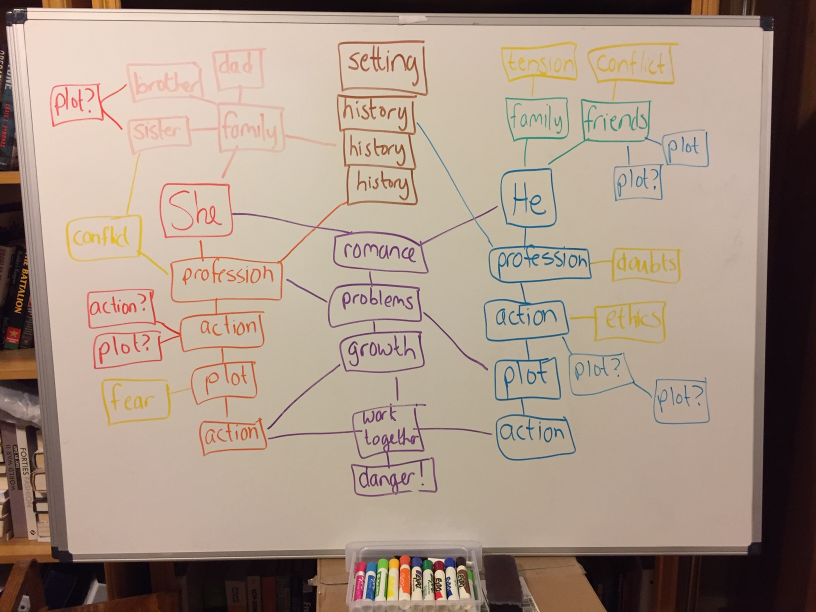
//> input picture whiteboard_recognition/test_2.jpg, 1632 x 1224 px (shown at 1/2 size)
$ ./closing_adaptive   (built with g++ and OpenCV 4)
//> lines starting //> are read from the running program, lines starting //| are printed output that depends on the picture
/*

Title: Algorithm that performs closing until we reach a plateau in our homogenity metric

Explanation:
- We want to perform closing on the image to be able to obtain a smooth surface for the
whiteboard (remove writing etc)
- What we do is performing closing
- Then blurring the closed image, compute the sum of absolute difference between
the closed image and the blurred closed image --> this is our non-homogenity metric
- Continue (increase the kernel of the closing operation)until the (non-homogenity metric at
time t+1)/(non-homogenity metric at time t)>threshold, with threshold being e.g. 0.7
(this will mean that the non-homogenity does not increase that much)

- Note that the non-homogenity metric decreases as the algorithm continue (because the
homogenity increases)

- Note that as a first preprocessing step, we apply median blur to be able to remove the "salt and
pepper noise". We consider writing to be this kind of noise because they are high frequency
and low size in space compared to other object in the image

Assumptions:
- We make the hypothesis that we are close to the whiteboard,
and that it occupies most of the image
- We make the hypothesis as the writing on the whiteboard are
smaller in size in the image frame compared to other object
on the image. So when doing closing they will disappear before the objects


P.S. : DOING IT WITH MEDIAN BLURRING INSTEAD OF CLOSING SEAMS BETTER
P.S.2 : AS A HOMOGENEOUS METRIC, FFT CAN ALSO BE CONSIDERED

*/


#include <opencv2/core.hpp>
#include <opencv2/videoio.hpp>
#include <opencv2/highgui.hpp>
#include <opencv2/imgcodecs.hpp>
#include "opencv2/imgproc.hpp"
#include <cmath>
#include <iostream>
#include <stdio.h>

using namespace cv;
using namespace std;


int main( int argc, char** argv )
{

  //define the matrix we will need
  cv::Mat src, image, sum, squared_diff, image_blurred, absolute_diff, closed_image, closed_image_blurred;

  //read image
  image = imread("../test_2.jpg",IMREAD_COLOR);
//> image is the input picture: 1224 rows x 1632 cols, CV_8UC3; mean B, G, R 134.3, 149, 167.6

  //apply median blur
  // medianBlur(src,image,33);

  //Blur the image with 3x3 Gaussian kernel
  GaussianBlur(image, image_blurred, Size(11, 11), 0);

  //compute pixel wise absolute diff between image and blurred one
  absdiff(image, image_blurred, absolute_diff);
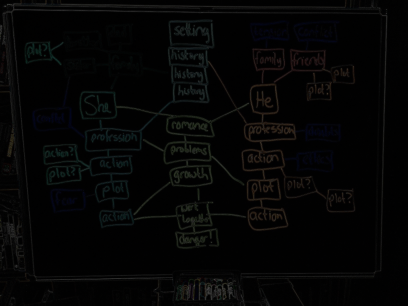
//> absolute_diff: 1224 rows x 1632 cols, CV_8UC3 (shown at 1/4 size); mean B, G, R 4.6, 4.8, 4.6

  //squared diff
  squared_diff = absolute_diff.mul(absolute_diff);
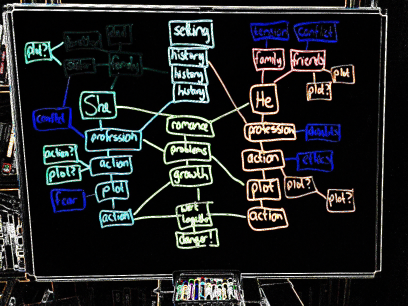
//> squared_diff: 1224 rows x 1632 cols, CV_8UC3 (shown at 1/4 size); mean B, G, R 36, 35.3, 33.7

  //compute sum
  double sum_absolute_diff_initial = cv::sum(cv::sum(squared_diff))[0];
//> sum_absolute_diff_initial = 209907678
  std::cout << "initial loss: " << sum_absolute_diff_initial << "\n";
//| initial loss: 2.09908e+08

  //create an array of 2 elements: previous loss, current loss
  double loss_array [2];
  //previous loss at the beginning: initial loss
  loss_array[0] = sum_absolute_diff_initial;
//> loss_array = [209907678, 0]

  //loop for different kernel size (i) until we reach a plateau (minimum)
  //in term of loss (non-homogenity)
  for(int i=0; i<=50; i++){

    //closing operation
    // morphologyEx(image, closed_image, MORPH_CLOSE,getStructuringElement(MORPH_RECT,Size(2*i+1,2*i+1)));
    medianBlur(image,closed_image,2*i+1);
    //Blur the closed image with 3x3 Gaussian kernel
    GaussianBlur(closed_image, closed_image_blurred, Size(11, 11), 0);

    //compute pixel wise absolute diff between image and blurred one
    absdiff(closed_image, closed_image_blurred, absolute_diff);

     //squared diff
    squared_diff = absolute_diff.mul(absolute_diff);

    //compute sum
    double sum_absolute_diff = cv::sum(cv::sum(squared_diff))[0];
    std::cout << "loss of the closed image: " <<sum_absolute_diff << "\n";

    //add this loss as current loss
    loss_array[1] = sum_absolute_diff;

    //compute ratio between current loss and previous loss
    double ratio = loss_array[1] / loss_array[0];
    std::cout << "loss improvement is: " << 1/ratio << "\n";

    //if this ratio is higher than 0.8, this means that we don't improve a lot
    //this threshold is user-defined
      if(i>0 and ratio > 0.96){

      std::cout << "Loss plateau reached !" << "\n";
      std::cout<< "Final 'i' is:" << i << "\n" << "Final kernel size is then:" << 2*i+1 << "\n";


      imwrite("test.jpg", closed_image); // A JPG FILE IS BEING SAVED


      namedWindow("final closed image", WINDOW_NORMAL);
      cv::resizeWindow("final closed image", 300, 300);
      imshow("final closed image",closed_image);
      waitKey();

      break;

    }

    //if ratio threshold not reached, add this loss as previous loss
    loss_array[0] = sum_absolute_diff;

  }
//> this loop made 14 passes
//> (sum_absolute_diff, ratio) on passes 1 to 8: (209907678, 1), (190756463, 0.909), (148789387, 0.78), (97853793, 0.658), (57374607, 0.586), (41835135, 0.729), (34516208, 0.825), (30183566, 0.874)
//> (printed output is left out)
//> pass 2, `squared_diff = absolute_diff.mul(absolute_diff);`:
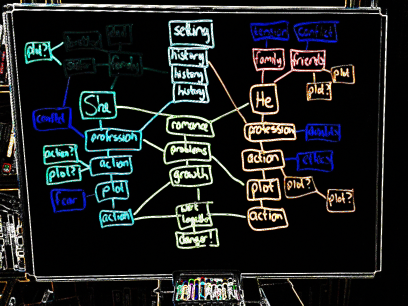
//> squared_diff: 1224 rows x 1632 cols, CV_8UC3 (shown at 1/4 size); mean B, G, R 32.8, 32.7, 30
//> after the loop:
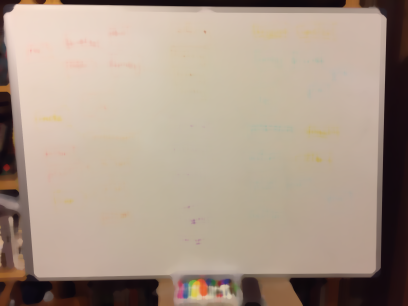
//> closed_image: 1224 rows x 1632 cols, CV_8UC3 (shown at 1/4 size); mean B, G, R 137.5, 152.7, 170.3
//> after the loop:
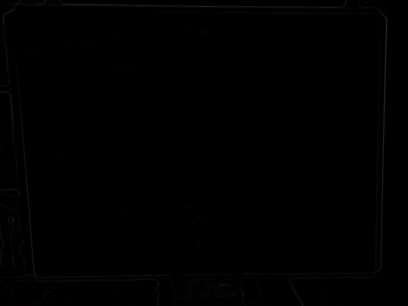
//> absolute_diff: 1224 rows x 1632 cols, CV_8UC3 (shown at 1/4 size); mean B, G, R 0.4, 0.5, 0.5
//> after the loop:
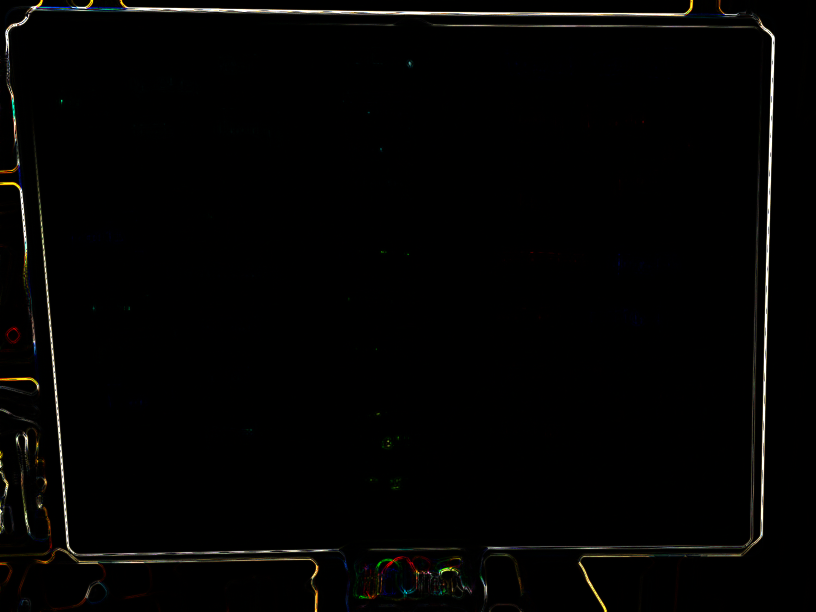
//> squared_diff: 1224 rows x 1632 cols, CV_8UC3 (shown at 1/2 size); mean B, G, R 3, 3.5, 3.7

  return 0;

}

$ run again, with whiteboard_recognition/322915141_1210091463221811_7344717193191901619_n.jpg copied over whiteboard_recognition/test_2.jpg
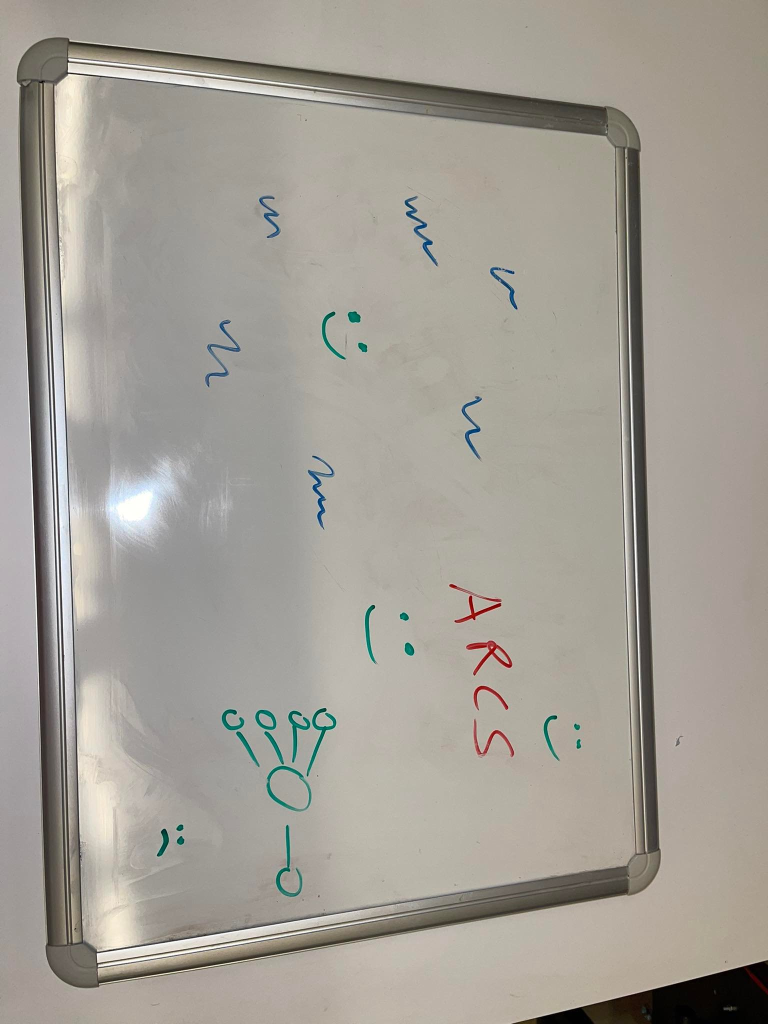
//> input picture whiteboard_recognition/322915141_1210091463221811_7344717193191901619_n.jpg, 1536 x 2048 px (shown at 1/2 size)
//> image is the input picture: 2048 rows x 1536 cols, CV_8UC3; mean B, G, R 150.1, 158.6, 163.3
//> `squared_diff = absolute_diff.mul(absolute_diff);`:
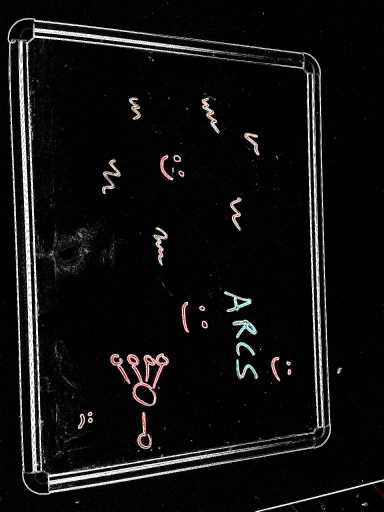
//> squared_diff: 2048 rows x 1536 cols, CV_8UC3 (shown at 1/4 size); mean B, G, R 15.9, 15.9, 16.4
//> sum_absolute_diff_initial = 151325214
//| initial loss: 1.51325e+08
//> loss_array = [151325214, 0]
//> the loop `for(int i=0; i<=50; i++)` made 15 passes
//> (sum_absolute_diff, ratio) on passes 1 to 8: (151325214, 1), (138829989, 0.917), (120902918, 0.871), (91708953, 0.759), (68812651, 0.75), (61899185, 0.9), (55110561, 0.89), (46638623, 0.846)
//> (printed output is left out)
//> after the loop `for(int i=0; i<=50; i++)`:
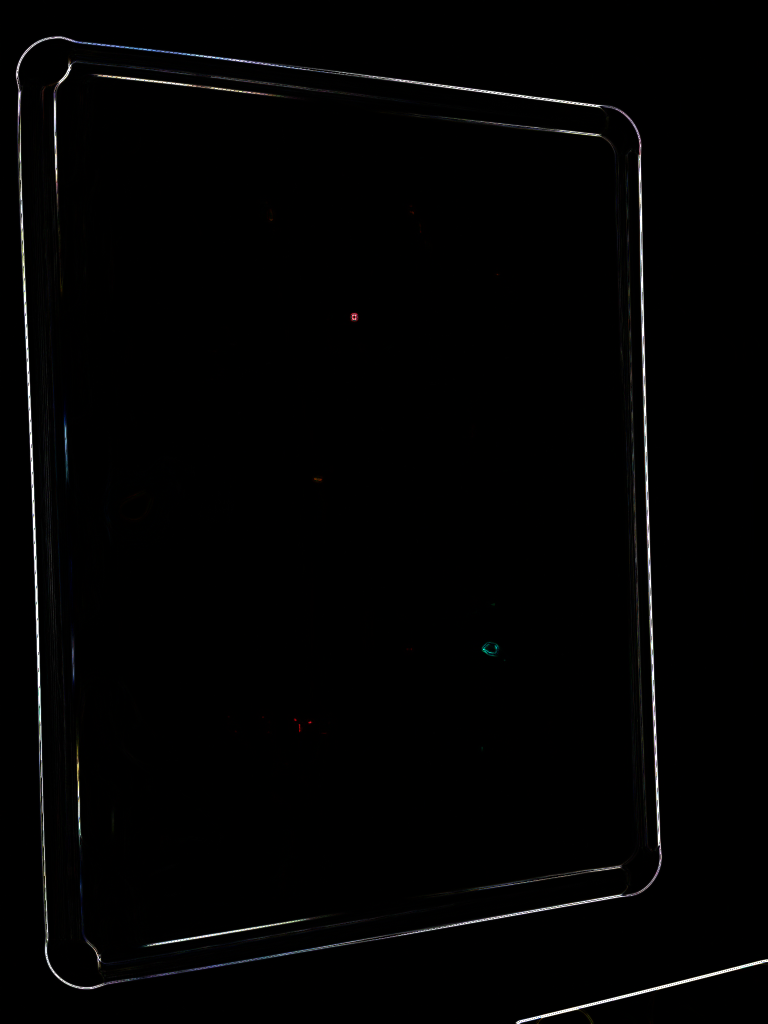
//> squared_diff: 2048 rows x 1536 cols, CV_8UC3 (shown at 1/2 size); mean B, G, R 2.6, 2.6, 2.6

$ run again, with whiteboard_recognition/322937161_1535751126914958_2460703281794093090_n.jpg copied over whiteboard_recognition/test_2.jpg
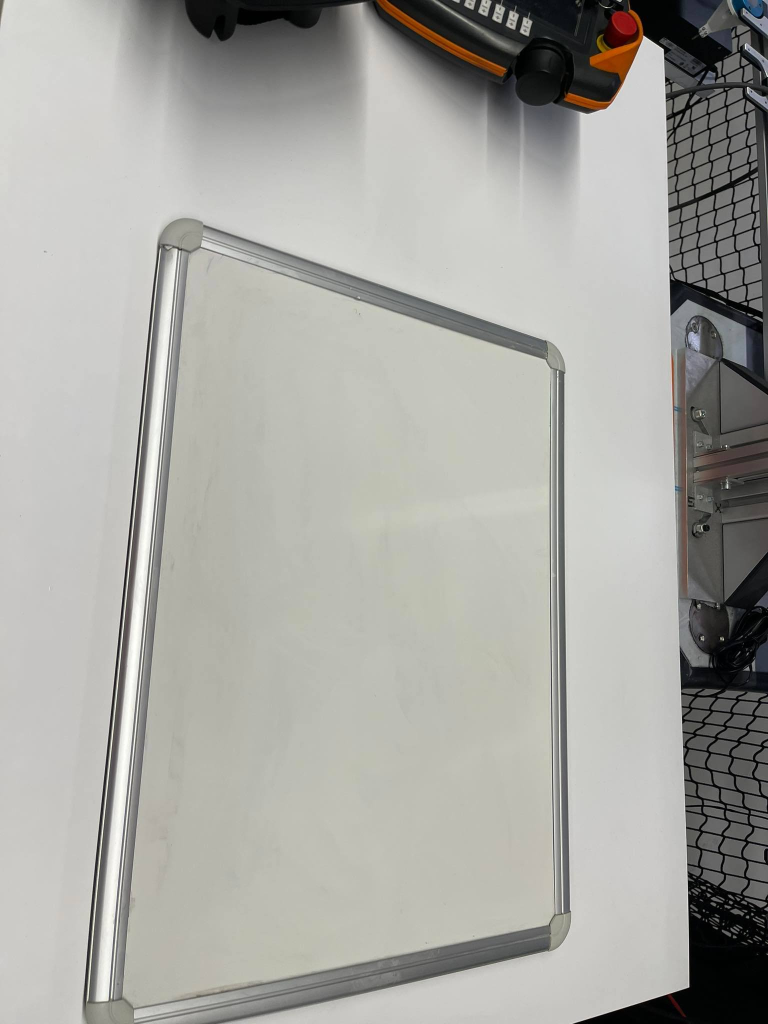
//> input picture whiteboard_recognition/322937161_1535751126914958_2460703281794093090_n.jpg, 1536 x 2048 px (shown at 1/2 size)
//> image is the input picture: 2048 rows x 1536 cols, CV_8UC3; mean B, G, R 162.6, 167.5, 167.7
//> sum_absolute_diff_initial = 172700734
//| initial loss: 1.72701e+08
//> loss_array = [172700734, 0]
//> the loop `for(int i=0; i<=50; i++)` made 16 passes
//> (sum_absolute_diff, ratio) on passes 1 to 8: (172700734, 1), (164515700, 0.953), (140197041, 0.852), (103757830, 0.74), (74093501, 0.714), (62244839, 0.84), (53796154, 0.864), (48568684, 0.903)
//> (printed output is left out)
//> after the loop `for(int i=0; i<=50; i++)`:
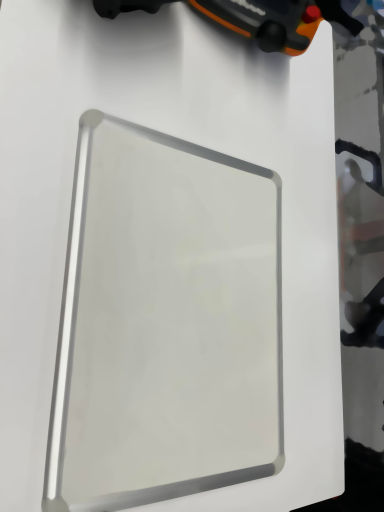
//> closed_image: 2048 rows x 1536 cols, CV_8UC3 (shown at 1/4 size); mean B, G, R 164, 168.9, 169.1
//> after the loop `for(int i=0; i<=50; i++)`:
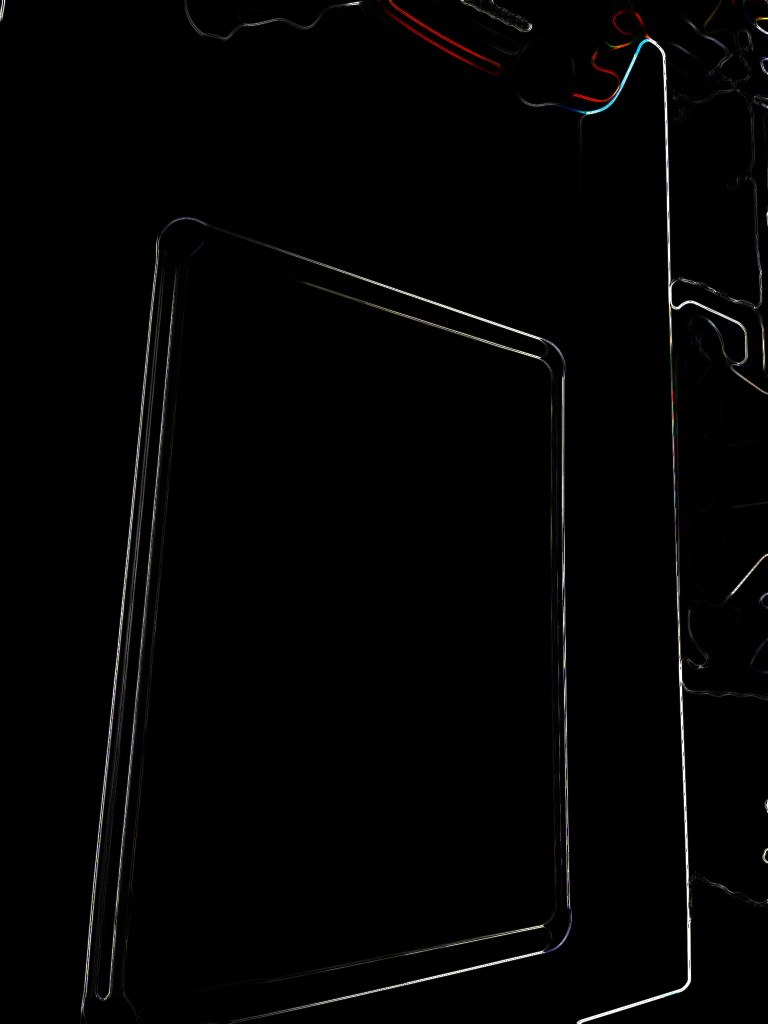
//> squared_diff: 2048 rows x 1536 cols, CV_8UC3 (shown at 1/2 size); mean B, G, R 2.9, 3, 3.2
